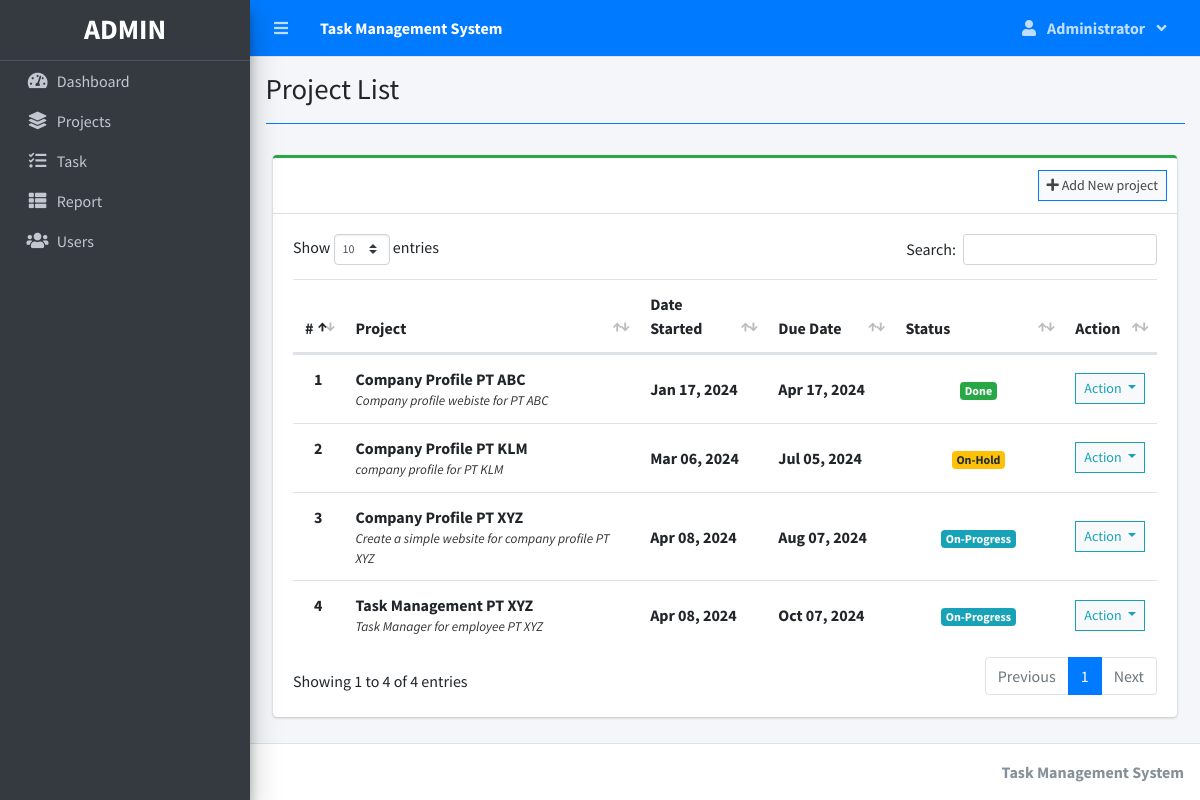
The app's page /index.php?page=project_list (signed in) with its own data.
### tables this page shows
CREATE TABLE `project_list` (
  `id` int(30) NOT NULL,
  `name` varchar(200) NOT NULL,
  `description` text NOT NULL,
  `status` tinyint(2) NOT NULL,
  `start_date` date NOT NULL,
  `end_date` date NOT NULL,
  `manager_id` int(30) NOT NULL,
  `user_ids` text NOT NULL,
  `date_created` datetime NOT NULL DEFAULT current_timestamp()
);

### project_list.php (the view, shortened to what this page needs)
<?php include'db_connect.php' ?>
<div class="col-lg-12">
	<div class="card card-outline card-success">
		<div class="card-header">
            <?php if($_SESSION['login_type'] != 3): ?>
			<div class="card-tools">
				<a class="btn btn-block btn-sm btn-default btn-flat border-primary" href="./index.php?page=new_project"><i class="fa fa-plus"></i> Add New project</a>
			</div>
            <?php endif; ?>
		</div>
		<div class="card-body">
			<table class="table tabe-hover table-condensed" id="list">
				<colgroup>
					<col width="5%">
					<col width="35%">
					<col width="15%">
					<col width="15%">
					<col width="20%">
					<col width="10%">
				</colgroup>
				<thead>
					<tr>
						<th class="text-center">#</th>
						<th>Project</th>
						<th>Date Started</th>
						<th>Due Date</th>
						<th>Status</th>
						<th>Action</th>
					</tr>
				</thead>
				<tbody>
					<?php
					$i = 1;
					$stat = array("Pending","Started","On-Progress","On-Hold","Over Due","Done");
					$where = "";
					$qry = $conn->query("SELECT * FROM project_list $where order by name asc");
					while($row= $qry->fetch_assoc()):
						$trans = get_html_translation_table(HTML_ENTITIES,ENT_QUOTES);
						unset($trans["\""], $trans["<"], $trans[">"], $trans["<h2"]);
						$desc = strtr(html_entity_decode($row['description']),$trans);
						$desc=str_replace(array("<li>","</li>"), array("",", "), $desc);
		                $cprog = $conn->query("SELECT * FROM task_list where project_id = {$row['id']} and status = 3")->num_rows;
		                $prod = $conn->query("SELECT * FROM user_productivity where project_id = {$row['id']}")->num_rows;
						if($row['status'] == 0 && strtotime(date('Y-m-d')) >= strtotime($row['start_date'])):
						if($prod  > 0  || $cprog > 0)
		                  $row['status'] = 2;
		                else
		                  $row['status'] = 1;
						elseif($row['status'] == 0 && strtotime(date('Y-m-d')) > strtotime($row['end_date'])):
						$row['status'] = 4;
						endif;
					?>
					<tr>
						<th class="text-center"><?php echo $i++ ?></th>
						<td>
							<p><b><?php echo ucwords($row['name']) ?></b></p>
							<p class="truncate"><?php echo strip_tags($desc) ?></p>
						</td>
						<td><b><?php echo date("M d, Y",strtotime($row['start_date'])) ?></b></td>
						<td><b><?php echo date("M d, Y",strtotime($row['end_date'])) ?></b></td>
						<td class="text-center">
							<?php
							  if($stat[$row['status']] =='Pending'){
							  	echo "<span class='badge badge-secondary'>{$stat[$row['status']]}</span>";
							  }elseif($stat[$row['status']] =='Started'){
							  	echo "<span class='badge badge-primary'>{$stat[$row['status']]}</span>";
							  }elseif($stat[$row['status']] =='On-Progress'){
							  	echo "<span class='badge badge-info'>{$stat[$row['status']]}</span>";
							  }elseif($stat[$row['status']] =='On-Hold'){
							  	echo "<span class='badge badge-warning'>{$stat[$row['status']]}</span>";
							  }elseif($stat[$row['status']] =='Over Due'){
							  	echo "<span class='badge badge-danger'>{$stat[$row['status']]}</span>";
							  }elseif($stat[$row['status']] =='Done'){
							  	echo "<span class='badge badge-success'>{$stat[$row['status']]}</span>";
							  }
							?>
						</td>
						<td class="text-center">
							<button type="button" class="btn btn-default btn-sm btn-flat border-info wave-effect text-info dropdown-toggle" data-toggle="dropdown" aria-expanded="true">
		                      Action
		                    </button>
						</td>
					</tr>
				<?php endwhile; ?>
				</tbody>
			</table>
		</div>
	</div>
</div>

### project_list.php (style rules this page uses)
table p { margin: unset !important; }
table td { vertical-align: middle !important }

### records on screen
project_list: name "Company Profile PT ABC", description "Company profile webiste for PT ABC", start_date "Jan 17, 2024", end_date "Apr 17, 2024", status "Done"
project_list: name "Company Profile PT KLM", description "company profile for PT KLM", start_date "Mar 06, 2024", end_date "Jul 05, 2024", status "On-Hold"
project_list: name "Company Profile PT XYZ", description "Create a simple website for company profile PT XYZ", start_date "Apr 08, 2024", end_date "Aug 07, 2024", status "On-Progress"
project_list: name "Task Management PT XYZ", description "Task Manager for employee PT XYZ", start_date "Apr 08, 2024", end_date "Oct 07, 2024", status "On-Progress"

### other values on screen
$_SESSION['system']['name'] "Task Management System"
$_SESSION['login_firstname'] "Administrator"
$title "Project List"
